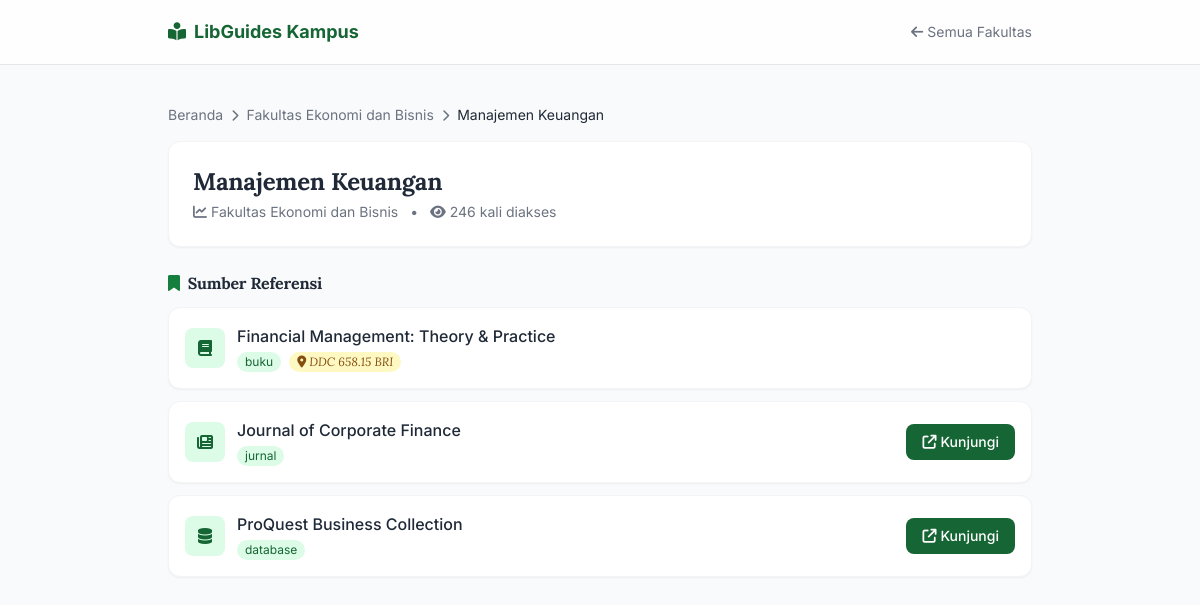
The app's page /panduan.php?id=1 with its own data.
### tables this page shows
CREATE TABLE IF NOT EXISTS panduan_subjek (
    id INT UNSIGNED AUTO_INCREMENT PRIMARY KEY,
    judul VARCHAR(150) NOT NULL,
    id_fakultas INT UNSIGNED NOT NULL,
    total_views INT UNSIGNED NOT NULL DEFAULT 0,
    dibuat_pada DATETIME NOT NULL DEFAULT CURRENT_TIMESTAMP,
    CONSTRAINT fk_panduan_fakultas
        FOREIGN KEY (id_fakultas)
        REFERENCES kategori_fakultas (id)
        ON UPDATE CASCADE
        ON DELETE CASCADE
);

CREATE TABLE IF NOT EXISTS kategori_fakultas (
    id INT UNSIGNED AUTO_INCREMENT PRIMARY KEY,
    nama_fakultas VARCHAR(100) NOT NULL,
    ikon_fontawesome VARCHAR(50) NOT NULL DEFAULT 'fa-solid fa-book'
);

CREATE TABLE IF NOT EXISTS sumber_referensi (
    id INT UNSIGNED AUTO_INCREMENT PRIMARY KEY,
    id_panduan INT UNSIGNED NOT NULL,
    judul_sumber VARCHAR(200) NOT NULL,
    pengarang VARCHAR(150) DEFAULT NULL,
    penerbit VARCHAR(150) DEFAULT NULL,
    tahun_terbit SMALLINT DEFAULT NULL,
    jenis_sumber ENUM('buku','jurnal','ebook','database','website') NOT NULL DEFAULT 'buku',
    url_tautan VARCHAR(255) DEFAULT NULL,
    file_pdf VARCHAR(255) DEFAULT NULL,
    nomor_ddc VARCHAR(20) DEFAULT NULL,
    status_aktif TINYINT(1) NOT NULL DEFAULT 1,
    dibuat_pada DATETIME NOT NULL DEFAULT CURRENT_TIMESTAMP,
    CONSTRAINT fk_sumber_panduan
        FOREIGN KEY (id_panduan)
        REFERENCES panduan_subjek (id)
        ON UPDATE CASCADE
        ON DELETE CASCADE
);

### panduan.php (the view, shortened to what this page needs)
<?php
require_once __DIR__ . '/koneksi.php';
function e(string $s): string {
    return htmlspecialchars($s, ENT_QUOTES, 'UTF-8');
}
$idPanduan  = (int)($_GET['id'] ?? 0);
$idFakultas = (int)($_GET['fakultas'] ?? 0);
$modeDetail = null;
$daftar     = [];
if ($idPanduan > 0) {
    $stmt = $pdo->prepare(
        'SELECT p.*, k.nama_fakultas, k.ikon_fontawesome, k.id AS fakultas_id
         FROM panduan_subjek p
         JOIN kategori_fakultas k ON k.id = p.id_fakultas
         WHERE p.id = :id'
    );
    $stmt->execute(['id' => $idPanduan]);
    $modeDetail = $stmt->fetch();
    if ($modeDetail) {
        $pdo->prepare('UPDATE panduan_subjek SET total_views = total_views + 1 WHERE id = :id')
            ->execute(['id' => $idPanduan]);
        $modeDetail['total_views']++;
        $stmt = $pdo->prepare(
            'SELECT * FROM sumber_referensi WHERE id_panduan = :id AND status_aktif = 1 ORDER BY jenis_sumber, judul_sumber'
        );
        $stmt->execute(['id' => $idPanduan]);
        $daftar = $stmt->fetchAll();
    }
}
?>
<!DOCTYPE html>
<html lang="id" class="scroll-smooth">
<head>
<script src="https://cdn.tailwindcss.com"></script>
<link rel="stylesheet" href="https://cdnjs.cloudflare.com/ajax/libs/font-awesome/6.5.1/css/all.min.css">
<link rel="stylesheet" href="assets/style.css">
</head>
<body class="bg-gray-50 text-gray-800 dark:bg-gray-900 dark:text-gray-100 min-h-screen transition-colors">
<header class="sticky top-0 z-40 bg-white/80 dark:bg-gray-800/80 backdrop-blur border-b border-gray-200 dark:border-gray-700">
  <div class="max-w-4xl mx-auto px-4 h-16 flex items-center justify-between">
    <a href="index.php" class="flex items-center gap-2 font-bold text-lg text-green-800 dark:text-green-400">
      <i class="fa-solid fa-book-open-reader"></i>
      <span>LibGuides Kampus</span>
    </a>
    <a href="index.php" class="text-sm text-gray-500 dark:text-gray-400 hover:text-green-700 dark:hover:text-green-400">
      <i class="fa-solid fa-arrow-left mr-1"></i>Semua Fakultas
    </a>
  </div>
</header>
<main class="max-w-4xl mx-auto px-4 py-10">
<?php if ($modeDetail): ?>
  <nav class="text-sm text-gray-500 dark:text-gray-400 mb-4">
    <a href="index.php" class="hover:text-green-700 dark:hover:text-green-400">Beranda</a>
    <i class="fa-solid fa-chevron-right text-xs mx-1"></i>
    <a href="panduan.php?fakultas=<?= (int)$modeDetail['fakultas_id'] ?>" class="hover:text-green-700 dark:hover:text-green-400">
      <?= e($modeDetail['nama_fakultas']) ?>
    </a>
    <i class="fa-solid fa-chevron-right text-xs mx-1"></i>
    <span class="text-gray-800 dark:text-gray-200"><?= e($modeDetail['judul']) ?></span>
  </nav>
  <div class="bg-white dark:bg-gray-800 rounded-xl shadow-sm border border-gray-100 dark:border-gray-700 p-6 mb-6">
    <h1 class="text-2xl font-bold mb-1"><?= e($modeDetail['judul']) ?></h1>
    <p class="text-sm text-gray-500 dark:text-gray-400">
      <i class="<?= e($modeDetail['ikon_fontawesome']) ?> mr-1"></i><?= e($modeDetail['nama_fakultas']) ?>
      <span class="mx-2">•</span>
      <i class="fa-solid fa-eye mr-1"></i><?= number_format($modeDetail['total_views']) ?> kali diakses
    </p>
  </div>
  <h2 class="font-bold mb-3"><i class="fa-solid fa-bookmark mr-2 text-green-700 dark:text-green-400"></i>Sumber Referensi</h2>
  <div class="space-y-3">
    <?php foreach ($daftar as $s): ?>
    <div class="bg-white dark:bg-gray-800 rounded-xl shadow-sm border border-gray-100 dark:border-gray-700 p-4 flex flex-wrap items-center gap-3">
      <div class="w-10 h-10 shrink-0 rounded-lg bg-green-100 dark:bg-green-900 text-green-800 dark:text-green-200 flex items-center justify-center">
        <i class="fa-solid <?= $s['jenis_sumber'] === 'jurnal' ? 'fa-newspaper' : ($s['jenis_sumber'] === 'ebook' ? 'fa-tablet-screen-button' : ($s['jenis_sumber'] === 'database' ? 'fa-database' : 'fa-book')) ?>"></i>
      </div>
      <div class="flex-1 min-w-0">
        <p class="font-medium"><?= e($s['judul_sumber']) ?></p>
        <div class="flex flex-wrap gap-2 mt-1">
          <span class="text-xs px-2 py-0.5 rounded-full bg-green-100 dark:bg-green-900 text-green-800 dark:text-green-200"><?= e($s['jenis_sumber']) ?></span>
          <?php if ($s['nomor_ddc']): ?>
          <span class="text-xs px-2 py-0.5 rounded-full bg-yellow-100 dark:bg-yellow-900 text-yellow-800 dark:text-yellow-200">
            <i class="fa-solid fa-location-dot"></i> DDC <?= e($s['nomor_ddc']) ?>
          </span>
          <?php endif; ?>
        </div>
      </div>
      <?php if ($s['file_pdf']): ?>
      <a href="unduh.php?id=<?= (int)$s['id'] ?>"
         class="shrink-0 px-4 py-2 rounded-lg bg-red-600 hover:bg-red-500 text-white text-sm font-medium transition">
        <i class="fa-solid fa-file-pdf mr-1"></i>Buka PDF
      </a>
      <?php elseif ($s['url_tautan']): ?>
      <a href="<?= e($s['url_tautan']) ?>" target="_blank" rel="noopener"
         class="shrink-0 px-4 py-2 rounded-lg bg-green-800 hover:bg-green-700 text-white text-sm font-medium transition">
        <i class="fa-solid fa-arrow-up-right-from-square mr-1"></i>Kunjungi
      </a>
      <?php endif; ?>
    </div>
    <?php endforeach; ?>
  </div>
<?php endif; ?>
</main>
</body>
</html>

### assets/style.css (style rules this page uses)
:root { --brand: #1b5e20; --brand-deep: #143f16; --brand-ink: #0f3011; --accent: #f5b71e; --accent-deep: #d99a06; --paper: #fcfaf2; --ink: #1a1a1a; --card: #ffffff; --line: #e7e2d5; --radius: 14px; --font-display: 'Lora', Georgia, serif; --font-body: 'Inter', system-ui, -apple-system, sans-serif; }
body { font-family: var(--font-body); background-color: var(--paper); color: var(--ink); }
h1, h2, h3 { font-family: var(--font-display); letter-spacing: -0.01em; }
span[class*="bg-yellow-100"] { font-family: var(--font-display); font-style: italic; }

### records on screen
panduan_subjek: id_fakultas.nama_fakultas "Fakultas Ekonomi dan Bisnis", judul "Manajemen Keuangan"
sumber_referensi: judul_sumber "Financial Management: Theory & Practice", jenis_sumber "buku", nomor_ddc "658.15 BRI"
sumber_referensi: judul_sumber "Journal of Corporate Finance", jenis_sumber "jurnal"
sumber_referensi: judul_sumber "ProQuest Business Collection", jenis_sumber "database"

### other values on screen
$modeDetail['total_views'] "246"
